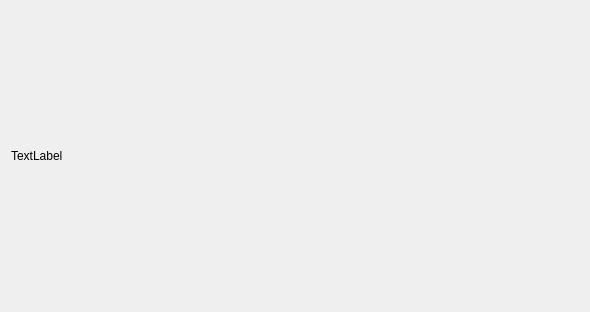
<?xml version="1.0" encoding="UTF-8"?>
<ui version="4.0">
 <class>Widget</class>
 <widget class="QWidget" name="Widget">
  <property name="geometry">
   <rect>
    <x>0</x>
    <y>0</y>
    <width>590</width>
    <height>312</height>
   </rect>
  </property>
  <property name="windowTitle">
   <string>Widget</string>
  </property>
  <layout class="QVBoxLayout" name="verticalLayout">
   <item>
    <widget class="QLabel" name="label">
     <property name="text">
      <string>TextLabel</string>
     </property>
    </widget>
   </item>
  </layout>
 </widget>
 <resources/>
 <connections/>
</ui>
